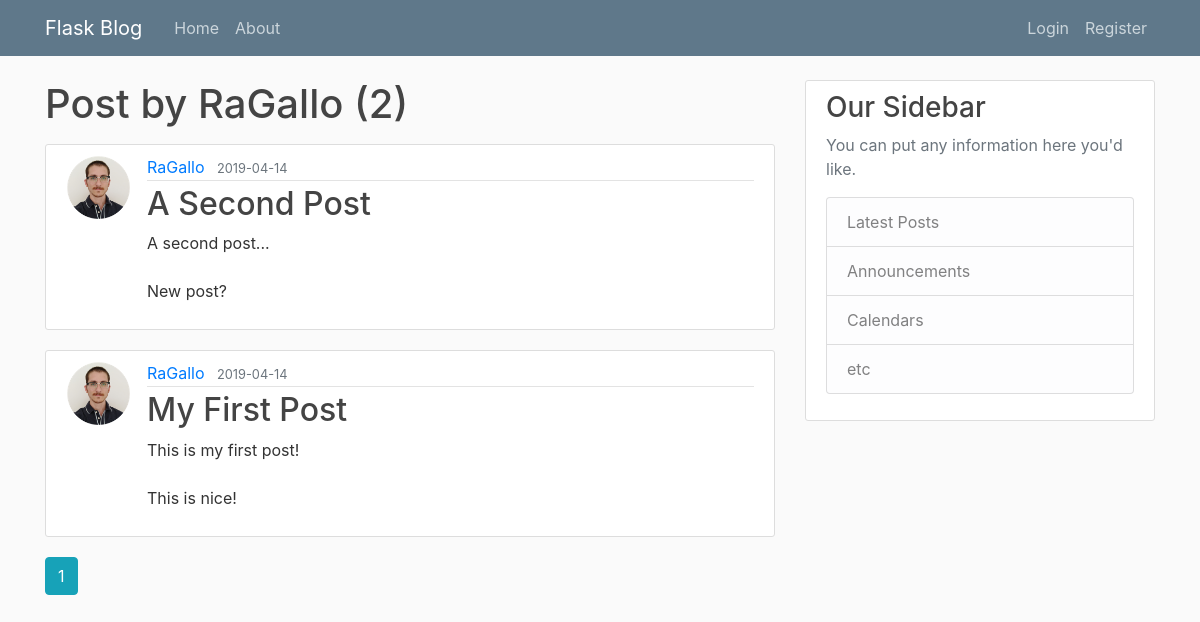
The page /user/RaGallo on the database as committed earlier.
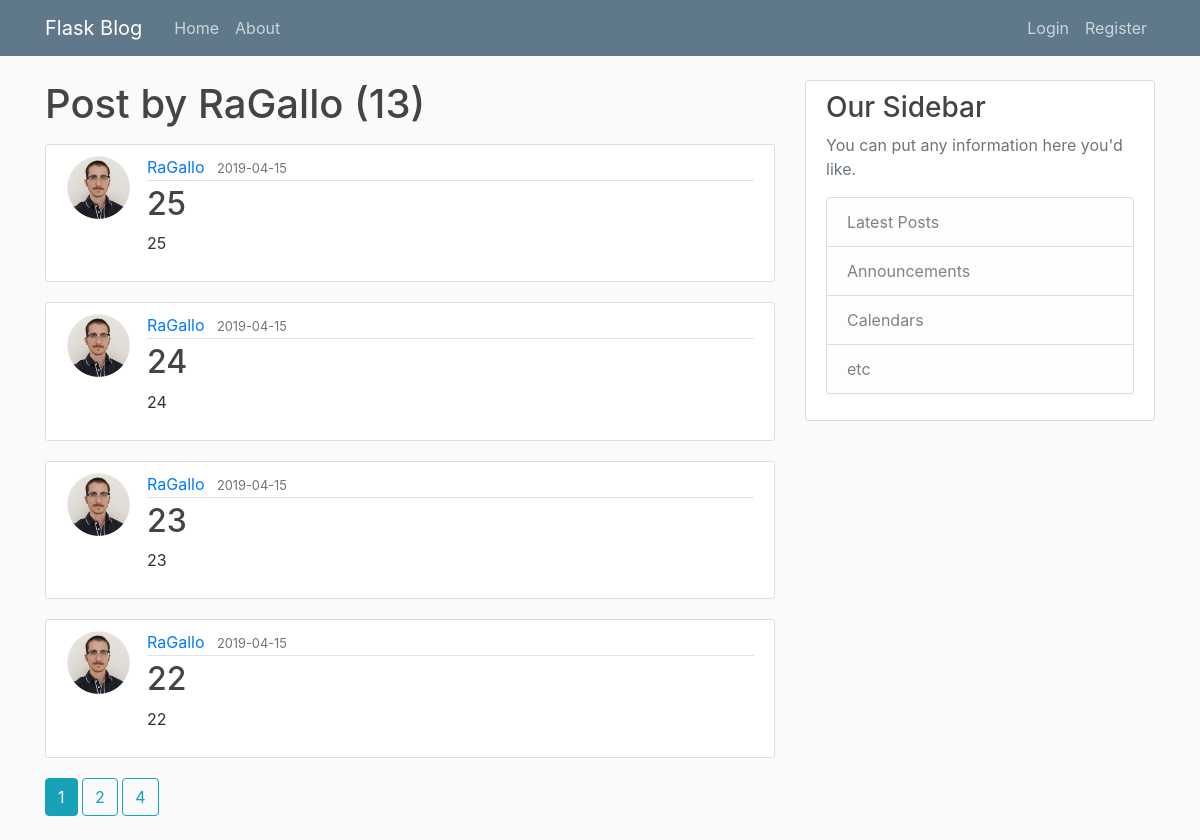
The same page on the database as committed later.
### flaskblog/models.py (models this page shows, shortened)
class Post(db.Model):
    id = db.Column(db.Integer, primary_key=True)
    title = db.Column(db.String(100), nullable=False)
    date_posted = db.Column(db.DateTime, nullable=False, default=datetime.utcnow)
    content = db.Column(db.Text, nullable=False)
    user_id = db.Column(db.Integer, db.ForeignKey('user.id'), nullable=False)

class User(db.Model, UserMixin):
    id = db.Column(db.Integer, primary_key=True)
    username = db.Column(db.String(20), unique=True, nullable=False)
    email = db.Column(db.String(120), unique=True, nullable=False)
    image_file = db.Column(db.String(20), nullable=False, default='default.jpg')
    password = db.Column(db.String(60), nullable=False)
    post = db.relationship('Post', backref='author', lazy=True)

### flaskblog/users/routes.py (the view)
@users.route("/user/<string:username>")
def user_posts(username):
    page = request.args.get('page', 1, type=int)
    user = User.query.filter_by(username=username).first_or_404()
    posts = Post.query.filter_by(author=user
                     ).order_by(Post.date_posted.desc()
                     ).paginate(page=page, per_page=4)
    return render_template('user_posts.html', posts=posts, user=user)

### flaskblog/templates/user_posts.html (shortened to what this page needs)
{% extends 'layout.html' %}
{% block content %}
    <h1 class="mb-3">Post by {{ user.username}} ({{ posts.total }})</h1>
    {% for post in posts.items %}
        <article class="media content-section">
            <img class="rounded-circle article-img" src="{{ url_for('static', filename='profile_pics/' + post.author.image_file) }}">
            <div class="media-body">
                <div class="article-metadata">
                <a class="mr-2" href="{{ url_for('users.user_posts', username=post.author.username) }}">{{ post.author.username }}</a>
                <small class="text-muted">{{ post.date_posted.strftime('%Y-%m-%d') }}</small>
                </div>
                <h2><a class="article-title" href="{{ url_for('posts.post', post_id=post.id) }}">{{ post.title }}</a></h2>
                <p class="article-content">{{ post.content }}</p>
            </div>
        </article>
    {% endfor %}
    {% for page_num in posts.iter_pages(left_edge=1, right_edge=1, left_current=1, right_current=2) %}
        {% if page_num %}
            {% if posts.page == page_num %}
                <a class="btn btn-info mb-4" href="{{ url_for('users.user_posts', username=user.username, page=page_num) }}">{{ page_num }}</a>
            {% else %}
                <a class="btn btn-outline-info mb-4" href="{{ url_for('users.user_posts', username=user.username, page=page_num) }}">{{ page_num }}</a>
            {% endif %}
        {% endif %}
    {% endfor %}
{% endblock %}

Rows that differ between the two databases and show on the page:
no longer on this page (row unchanged): Post: image_file (picture), author.username "RaGallo", date_posted "2019-04-14", title "A Second Post", content "A second post... New post?"
no longer on this page (row unchanged): Post: image_file (picture), author.username "RaGallo", date_posted "2019-04-14", title "My First Post", content "This is my first post! This is nice!"
added Post: image_file (picture), author.username "RaGallo", date_posted "2019-04-15", title "25", content "25"
added Post: image_file (picture), author.username "RaGallo", date_posted "2019-04-15", title "24", content "24"
added Post: image_file (picture), author.username "RaGallo", date_posted "2019-04-15", title "23", content "23"
added Post: image_file (picture), author.username "RaGallo", date_posted "2019-04-15", title "22", content "22"
Other text that changed with them:
{{ posts.total }}: "2" → "13"
new list line: "2"
new list line: "4"
